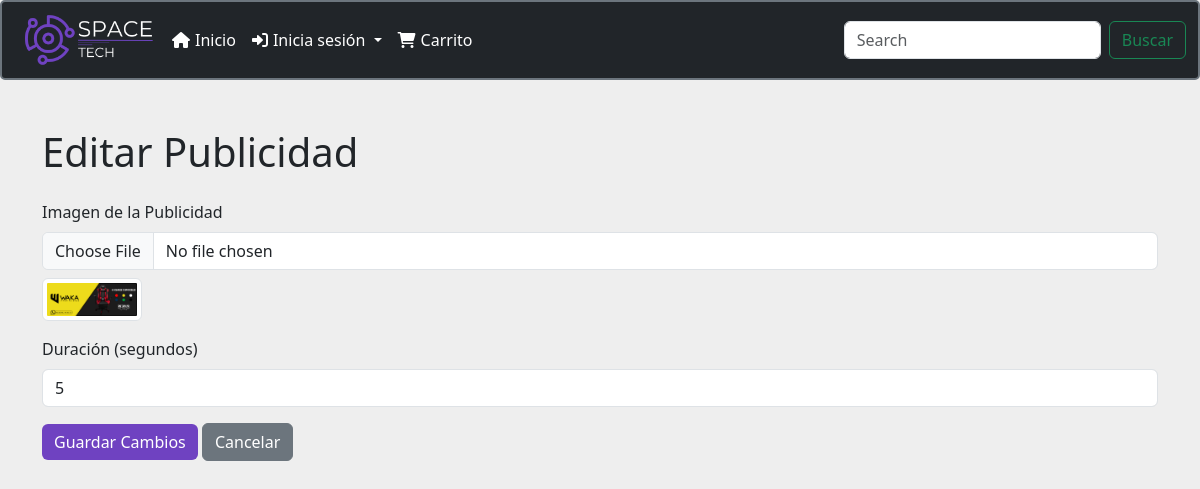
/publicidades/editar/35/, run on the app's committed database.
### menu/models.py (models this page shows, shortened)
class Publicidad(models.Model):
    imagen = models.ImageField(upload_to='publicidad/')
    activa = models.BooleanField(default=True)
    duracion = models.IntegerField(default=5)  # Duración en segundos

### menu/views.py (the view)
# urls.py: path('publicidades/editar/<int:publicidad_id>/', editar_publicidad, name='editar_publicidad'),
def editar_publicidad(request, publicidad_id):
    publicidad = get_object_or_404(Publicidad, pk=publicidad_id)
    if request.method == 'POST':
        form = PublicidadForm(request.POST, request.FILES, instance=publicidad)
        if form.is_valid():
            form.save()
            return redirect('listar_publicidades')
    else:
        form = PublicidadForm(instance=publicidad)
    return render(request, 'editar_publicidad.html', {'form': form, 'publicidad': publicidad})

### menu/forms.py
class PublicidadForm(forms.ModelForm):
    class Meta:
        model = Publicidad
        fields = ['imagen', 'duracion']

### menu/context_processors.py (called while the page is built)
def carrito_items_count(request):
    if request.user.is_authenticated:
        cart, created = Cart.objects.get_or_create(user=request.user)
        carrito_items_count = CartItem.objects.filter(cart=cart).aggregate(total_quantity=Sum('quantity'))['total_quantity'] or 0
    else:
        carrito_items_count = 0
    return {
        'carrito_items_count': carrito_items_count
    }

### menu/templates/editar_publicidad.html (shortened to what this page needs)
<!DOCTYPE html>
<html lang="en">
<head>
    <link rel="stylesheet" href="https://cdn.jsdelivr.net/npm/bootstrap@5.3.3/dist/css/bootstrap.min.css">
</head>
<body>
    {% include "plantilla/menu.html" %}
    <div class="container mt-5">
        <h1 class="mb-4">Editar Publicidad</h1>
        <form action="{% url 'editar_publicidad' publicidad.id %}" method="post" enctype="multipart/form-data">
            <div class="mb-3">
                <label for="imagen" class="form-label">Imagen de la Publicidad</label>
                <input type="file" class="form-control" id="imagen" name="imagen" accept="image/*">
                {% if publicidad.imagen %}
                    <img src="{{ publicidad.imagen.url }}" class="img-thumbnail mt-2" style="width: 100px;">
                {% endif %}
            </div>
            <div class="mb-3">
                <label for="duracion" class="form-label">Duración (segundos)</label>
                <input type="number" class="form-control" id="duracion" name="duracion" min="1" value="{{ publicidad.duracion }}" required>
            </div>
            <button type="submit" class="btn btn-primary">Guardar Cambios</button>
            <a href="{% url 'listar_publicidades' %}" class="btn btn-secondary">Cancelar</a>
        </form>
    </div>
</body>
</html>

### menu/templates/plantilla/menu.html (style rules this page uses)
.btn-primary { background-color: #6f42c1; border: none; }

### data on the page
Publicidad: imagen (picture), duracion "5"
